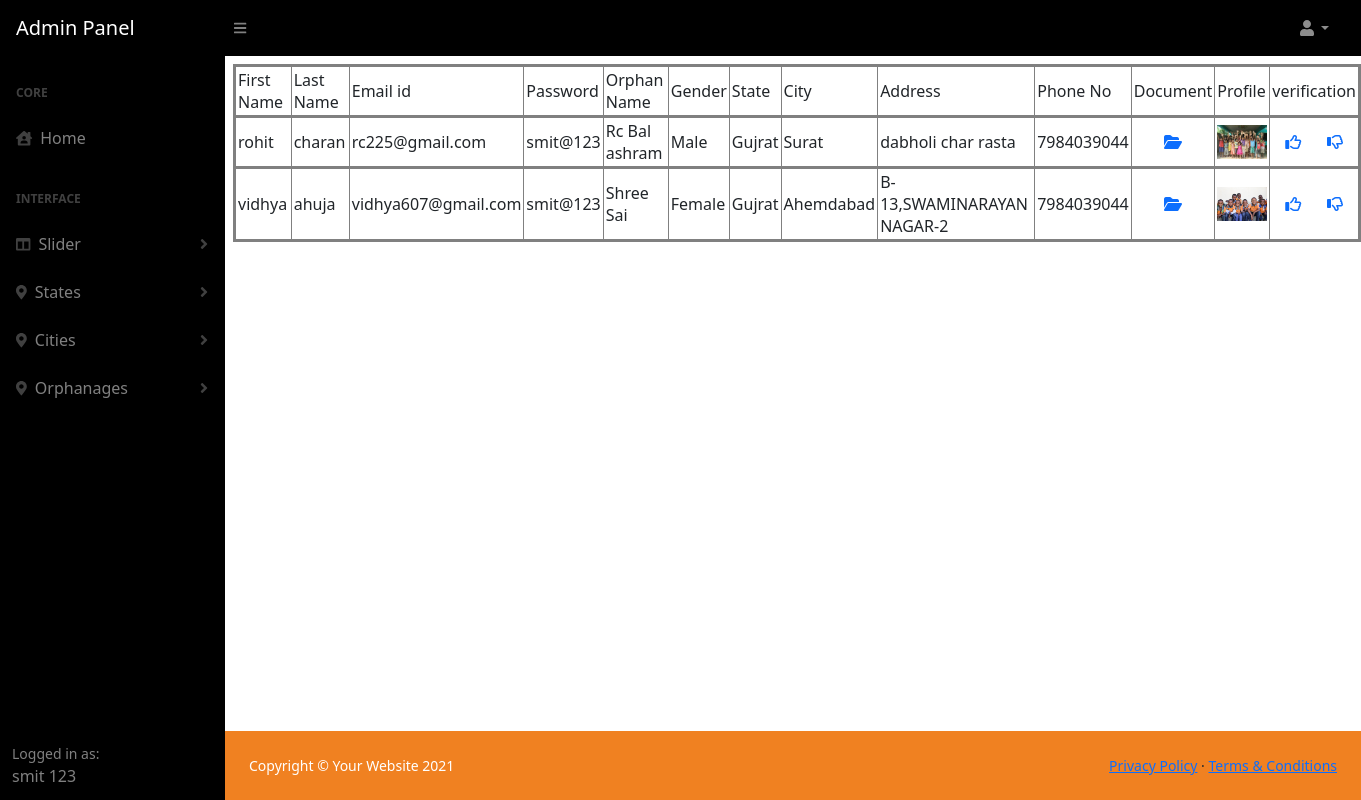
The app's page /Admin/view_orp.php (signed in) with its own data.
### tables this page shows
CREATE TABLE IF NOT EXISTS `register` (
  `id` int(11) NOT NULL AUTO_INCREMENT,
  `fname` varchar(255) NOT NULL,
  `lname` varchar(255) NOT NULL,
  `email` varchar(255) NOT NULL,
  `password` varchar(255) NOT NULL,
  PRIMARY KEY (`id`)
);

CREATE TABLE IF NOT EXISTS `orp_register` (
  `orp_id` int(11) NOT NULL AUTO_INCREMENT,
  `fname` varchar(255) NOT NULL,
  `lname` varchar(255) NOT NULL,
  `email` varchar(255) NOT NULL,
  `password` varchar(255) NOT NULL,
  `orp_name` varchar(255) NOT NULL,
  `gender` varchar(255) NOT NULL,
  `state` varchar(255) NOT NULL,
  `city` varchar(255) NOT NULL,
  `address` varchar(255) NOT NULL,
  `phone_no` varchar(255) NOT NULL,
  `document` varchar(255) NOT NULL,
  `profile` varchar(255) NOT NULL,
  `bank_holder` varchar(255) NOT NULL DEFAULT '0',
  `ifsc_no` varchar(255) NOT NULL DEFAULT '0',
  `status` int(11) NOT NULL DEFAULT '0',
  PRIMARY KEY (`orp_id`)
);

### Admin/view_orp.php (the view, shortened to what this page needs)
<?php include("header.php");
    $qry = "select * from `orp_register` where `status`='0'";
    $res = mysqli_query($con,$qry);
    $record = mysqli_num_rows($res);
?>
<div id="layoutSidenav_content" >
                <main>
                   <table border="1" style="margin: 8px 0px 0px 8px;" cellpadding="2px">
                    <tr>
                       <td>First Name</td>
                       <td>Last Name</td>
                       <td>Email id</td>
                       <td>Password</td>
                       <td>Orphan Name</td>
                       <td>Gender</td>
                       <td>State</td>
                       <td>City</td>
                       <td>Address</td>
                       <td>Phone No</td>
                       <td>Document</td>
                       <td>Profile</td>
                       <td>verification</td>
                    </tr>
                    <?php
                            if ($record>0)
                            {
                                while ($row = mysqli_fetch_assoc($res))
                                {
                    ?>
                                    <tr>
                                        <td><?php echo $row['fname'];?></td>
                                        <td><?php echo $row['lname'];?></td>
                                        <td><?php echo $row['email']; ?></td>
                                        <td><?php echo $row['password']; ?></td>
                                        <td><?php echo $row['orp_name']; ?></td>
                                        <td><?php echo $row['gender']; ?></td>
                                        <td><?php echo $row['state']; ?></td>
                                        <td><?php echo $row['city']; ?></td>
                                        <td><?php echo $row['address']; ?></td>
                                        <td><?php echo $row['phone_no']; ?></td>
                                        <td align="center"><a style="text-decoration: none;"href="../orp_reg/doc/<?php echo $row['document'];?>"><i class="fa-solid fa-folder-open"></i></a></td>
                                        <td ><img src="../orp_reg/img/<?php echo $row['profile']; ?>"width="50"></td>
                                        <td>
                                            <div style="display: flex;justify-content: space-around;"><a href="view_orp.php?id=<?php echo $row['orp_id']; ?>&rj=1"><i class="fa-regular fa-thumbs-up"></i></a>
                                            <a href="view_orp.php?id=<?php echo $row['orp_id']; ?>&rj=2"><i class="fa-regular fa-thumbs-down"></i></a></div>
                                        </td>
                                    </tr>
                    <?php
                                }
                            }
                            else
                            {
                    ?>
                            <tr >
                                <td colspan="14" align="center" style="color:red;">No request Found</td>
                            </tr>
                    <?php
                            }
                    ?>
                   </table>
                </main>
                <footer class="py-4 bg-light mt-auto">
                    <div class="container-fluid px-4">
                        <div class="d-flex align-items-center justify-content-between small">
                            <div class="text-muted">Copyright &copy; Your Website 2021</div>
                            <div>
                                <a href="#">Privacy Policy</a>
                                &middot;
                                <a href="#">Terms &amp; Conditions</a>
                            </div>
                        </div>
                    </div>
                </footer>
</div>
<?php include("footer.php"); ?>

### Admin/header.php (shortened to what this page needs)
<?php
    $con=mysqli_connect("localhost","root","","orphanage") or die("not connected");
    $uid = $_SESSION['admin_log'];
    $log_qry = "SELECT * FROM `register` WHERE `id` ='$uid' ";
    $log_res = mysqli_query($con,$log_qry);
    $log_row = mysqli_fetch_assoc($log_res);
?>
<!DOCTYPE html>
<html lang="en">
    <head>
        <link href="https://cdn.jsdelivr.net/npm/simple-datatables@latest/dist/style.css" rel="stylesheet" />
        <link href="css/styles.css" rel="stylesheet" />
    </head>
    <body class="sb-nav-fixed">
        <nav class="sb-topnav navbar navbar-expand navbar-dark bg-dark">
            <a class="navbar-brand ps-3" href="Dashboard.php">Admin Panel</a>
            <button class="btn btn-link btn-sm order-1 order-lg-0 me-4 me-lg-0" id="sidebarToggle" href="#!"><i class="fas fa-bars"></i></button>
            <ul class="navbar-nav ms-auto ms-md-0 me-3 me-lg-4">
                <li class="nav-item dropdown">
                    <a class="nav-link dropdown-toggle" id="navbarDropdown" href="#" role="button" data-bs-toggle="dropdown" aria-expanded="false"><i class="fas fa-user fa-fw"></i></a>
                </li>
            </ul>
        </nav>
        <div id="layoutSidenav">
            <div id="layoutSidenav_nav">
                <nav class="sb-sidenav accordion sb-sidenav-dark" id="sidenavAccordion">
                    <div class="sb-sidenav-menu">
                        <div class="nav">
                            <div class="sb-sidenav-menu-heading">Core</div>
                            <a class="nav-link" href="Dashboard.php">
                                <div class="sb-nav-link-icon"><i class="fas fa-house-user"></i></div>
                                Home
                            </a>
                            <div class="sb-sidenav-menu-heading">Interface</div>
                            <a class="nav-link collapsed" href="#" data-bs-toggle="collapse" data-bs-target="#collapseLayouts" aria-expanded="false" aria-controls="collapseLayouts">
                                <div class="sb-nav-link-icon"><i class="fas fa-columns"></i></div>
                                Slider
                                <div class="sb-sidenav-collapse-arrow"><i class="fas fa-angle-down"></i></div>
                            </a>
                            <a class="nav-link collapsed" href="#" data-bs-toggle="collapse" data-bs-target="#states" aria-expanded="false" aria-controls="states">
                                <div class="sb-nav-link-icon"><i class="fas fa-map-marker-alt"></i></div>
                                States
                                <div class="sb-sidenav-collapse-arrow"><i class="fas fa-angle-down"></i></div>
                            </a>
                            <a class="nav-link collapsed" href="#" data-bs-toggle="collapse" data-bs-target="#City" aria-expanded="false" aria-controls="City">
                                <div class="sb-nav-link-icon"><i class="fas fa-map-marker-alt"></i></div>
                                Cities
                                <div class="sb-sidenav-collapse-arrow"><i class="fas fa-angle-down"></i></div>
                            </a>
                            <a class="nav-link collapsed" href="#" data-bs-toggle="collapse" data-bs-target="#orphanes" aria-expanded="false" aria-controls="orphanes">
                                <div class="sb-nav-link-icon"><i class="fas fa-map-marker-alt"></i></div>
                                Orphanages
                                <div class="sb-sidenav-collapse-arrow"><i class="fas fa-angle-down"></i></div>
                            </a>
                        </div>
                    </div>
                    <div class="sb-sidenav-footer">
                        <div class="small">Logged in as:</div>
                        <?php echo $log_row['fname']," ",$log_row['lname'];?>
                    </div>
                </nav>
            </div>

### Admin/footer.php (shortened to what this page needs)
</div>
</body>
</html>

### records on screen
register: fname "smit", lname "123"
orp_register: fname "rohit", lname "charan", email "rc225@gmail.com", password "smit@123", orp_name "Rc Bal ashram", gender "Male", state "Gujrat", city "Surat", address "dabholi char rasta", phone_no "7984039044", profile (picture)
orp_register: fname "vidhya", lname "ahuja", email "vidhya607@gmail.com", password "smit@123", orp_name "Shree Sai", gender "Female", state "Gujrat", city "Ahemdabad", address "B-13,SWAMINARAYAN NAGAR-2", phone_no "7984039044", profile (picture)
